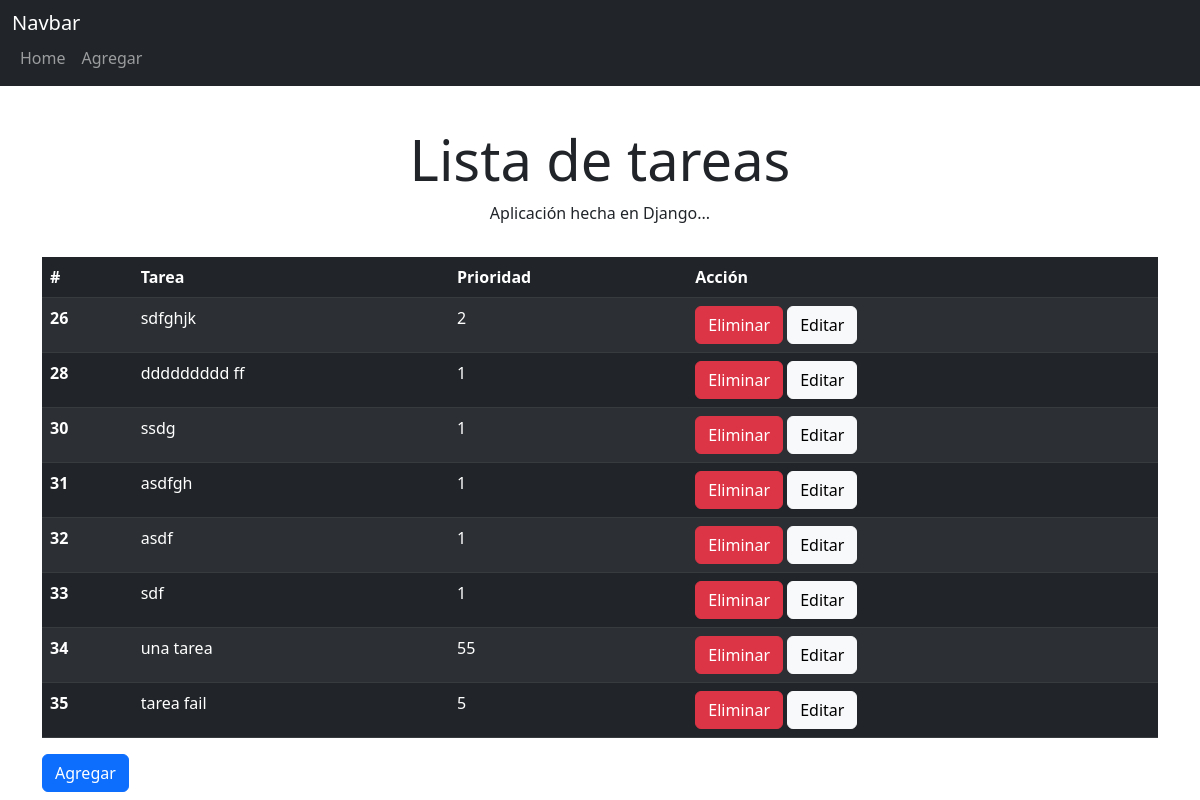
Before: / with the older database file.
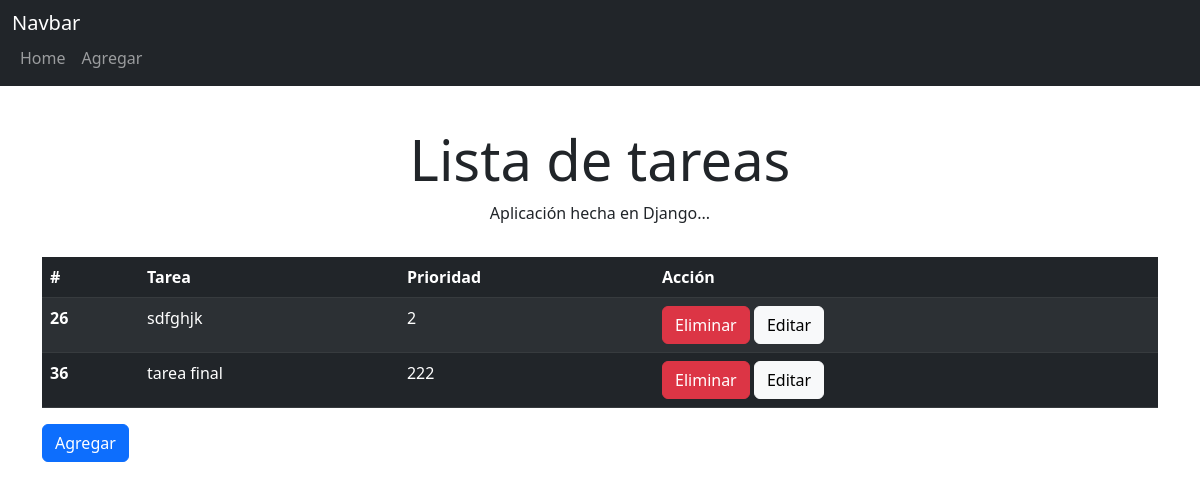
After: the same page with the newer database file.
### Todo/models.py (models this page shows)
class Tarea(models.Model):
    tarea = models.CharField(max_length=100)
    prioridad = models.IntegerField()
    def __str__(self):
        return self.tarea

### Todo/views.py (the view)
# urls.py: 2. Add a URL to urlpatterns:  path('', views.home, name='home')
def home(request):
    tareas = Tarea.objects.all()
    context = {'tareas': tareas}
    return render(request, 'Todo/home.html', context)

### Todo/templates/Todo/home.html
{% extends 'Todo/layout.html' %}
{% block content %}
<div class="container">
    <table class="table table-dark table-striped">
        <thead>
            <tr>
                <th scope="col">#</th>
                <th scope="col">Tarea</th>
                <th scope="col">Prioridad</th>
                <th scope="col">Acción</th>
            </tr>
        </thead>
        <tbody>
            {% for tarea in tareas %}
                <tr>
                    <th scope="row">{{ tarea.id }}</th>
                    <td>{{ tarea }}</td>
                    <td>{{ tarea.prioridad }}</td>
                    <td>
                        <a class="btn btn-danger" href="{% url 'eliminar' tarea.id %}">Eliminar</a>
                        <a class="btn btn-light" href="{% url 'editar' tarea.id %}">Editar</a>
                    </td>
                </tr>
            {% endfor %}
        </tbody>
    </table>
    <a class="btn btn-primary" href="{% url 'agregar' %}">Agregar</a>
</div>
{% endblock %}

### Todo/templates/Todo/layout.html (shortened to what this page needs)
<!doctype html>
<html lang="en">
  <head>
    <link href="https://cdn.jsdelivr.net/npm/bootstrap@5.2.0-beta1/dist/css/bootstrap.min.css" rel="stylesheet">
  </head>
  <nav class="navbar navbar-expand-lg navbar-dark bg-dark">
    <div class="contrainer">
      <div class="container-fluid">
        <a class="navbar-brand" href="#">Navbar</a>
        <div class="collapse navbar-collapse" id="navbarNavAltMarkup">
          <div class="navbar-nav">
            <a class="nav-link" aria-current="page" href="{% url 'home' %}">Home</a>
            <a class="nav-link" aria-current="page" href="{% url 'agregar' %}">Agregar</a>
          </div>
        </div>
      </div>
    </div>
  </nav>
  <div class="mt-4 p-3 bg-white text-Dark rounded text-center">
    <h1 class="display-4 ">Lista de tareas</h1>
    <p>Aplicación hecha en Django...</p>
  </div>
  {% block content %}
  {% endblock %}
  </body>
</html>

Changed rows visible on the page:
removed Tarea: id "28", tarea "ddddddddd ff", prioridad "1"
removed Tarea: id "30", tarea "ssdg", prioridad "1"
removed Tarea: id "31", tarea "asdfgh", prioridad "1"
removed Tarea: id "32", tarea "asdf", prioridad "1"
removed Tarea: id "33", tarea "sdf", prioridad "1"
removed Tarea: id "34", tarea "una tarea", prioridad "55"
removed Tarea: id "35", tarea "tarea fail", prioridad "5"
added Tarea: id "36", tarea "tarea final", prioridad "222"
